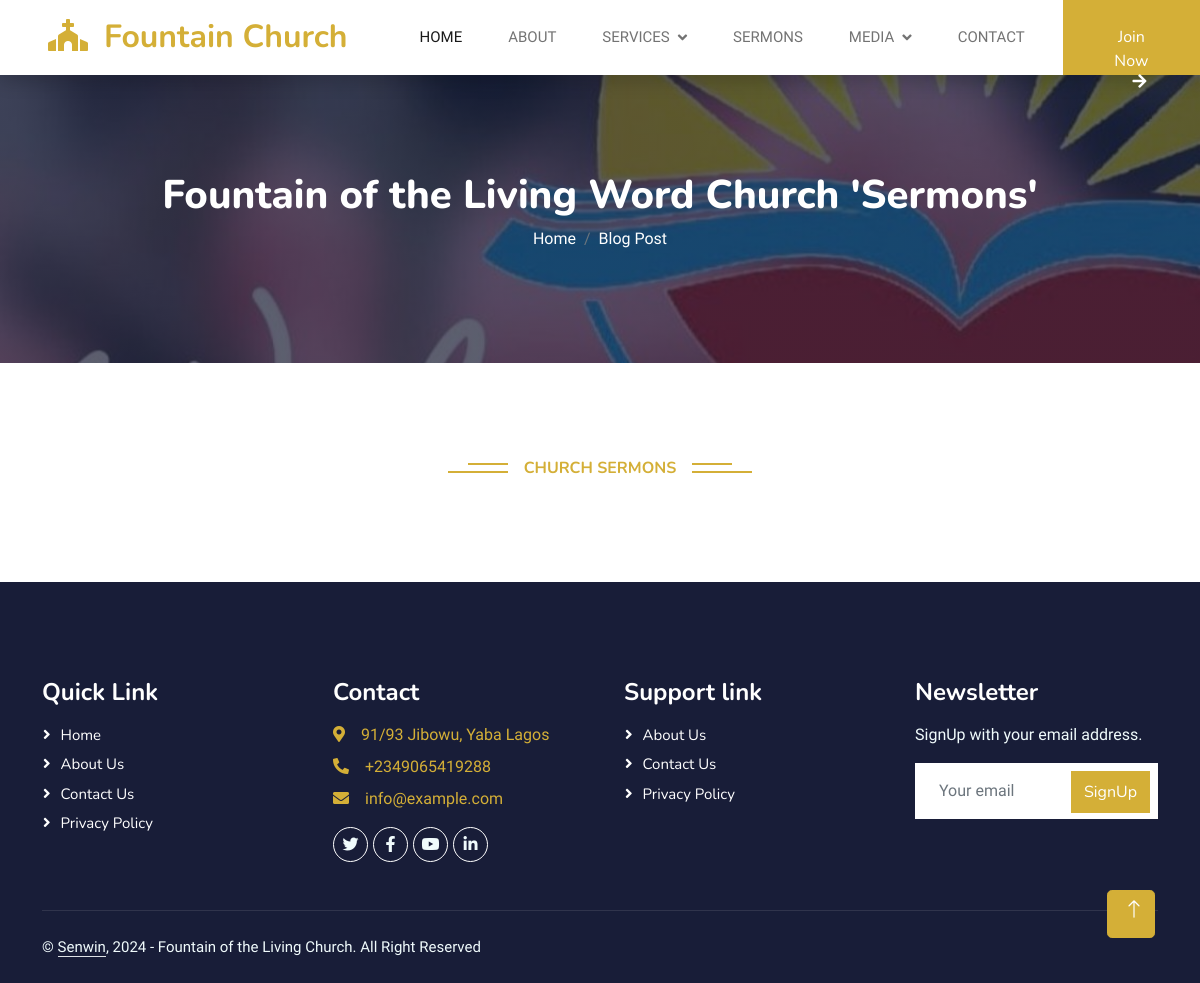
Before: /sermons/ with the older database file.
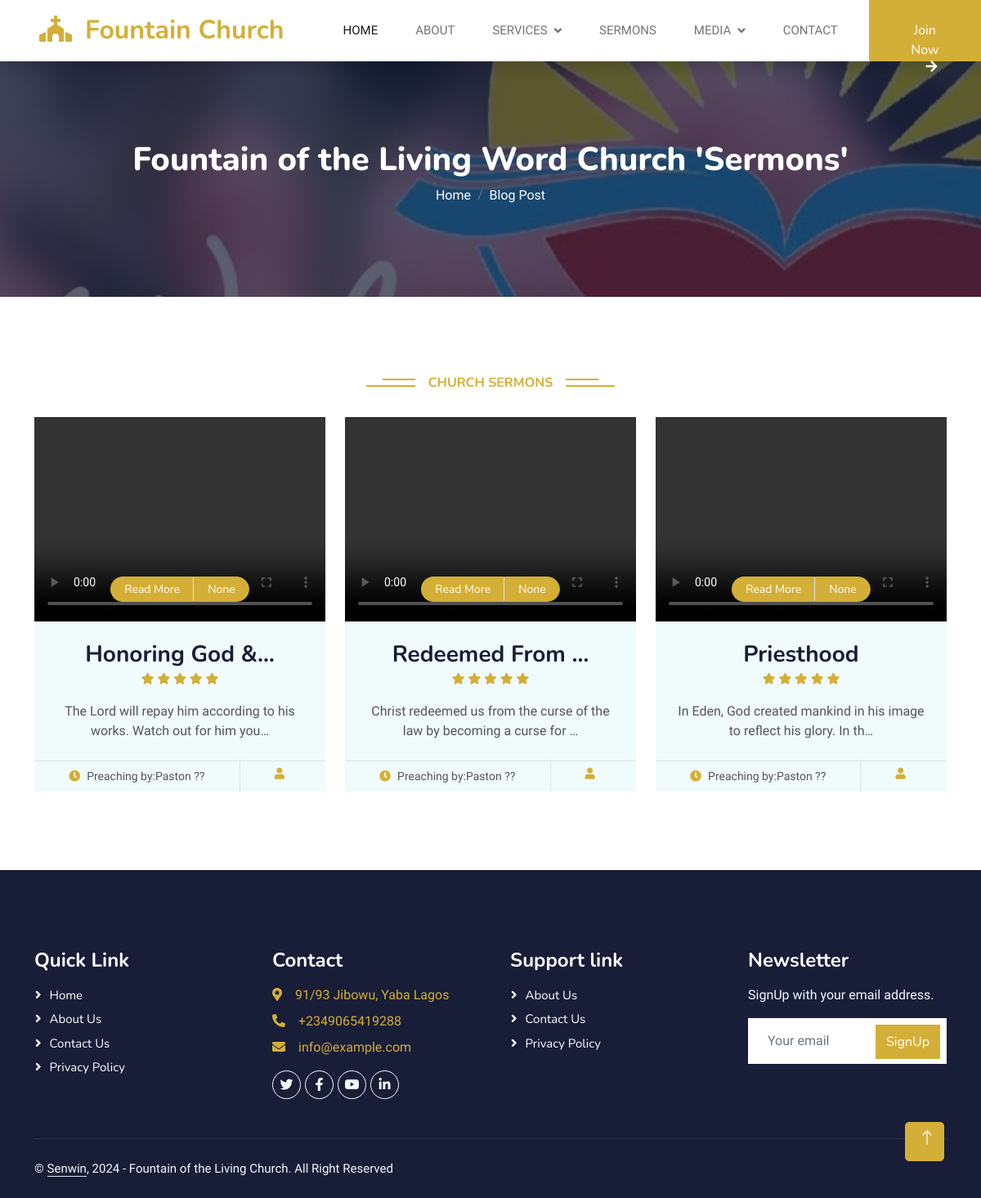
After: the same page with the newer database file.
### fountain/models.py (models this page shows, shortened)
class ChurchSermons(models.Model):
    sermons_title = models.CharField(max_length=255, blank=True, null=True)
    Sermons_time = models.CharField(max_length=255, blank=True, null=True)
    sermons_description = models.TextField()
    sermons_preach_by = models.CharField(max_length=100, blank=True, null=True)
    sermons_slug = models.SlugField (max_length=255,blank=True, null=True)
    sermons_video = models.FileField(upload_to='videos/')
    sermons_youtube_video_link = models.TextField()
    sermons_publish_date = models.DateTimeField (auto_now_add= True)
    sermons_author = models.ForeignKey(User, on_delete=models.CASCADE)
    class Meta:
        ordering =['-sermons_publish_date']

### fountain/views.py (the view)
# urls.py: path('sermons/', SermonsView.as_view(), name="sermons"),
class SermonsView(ListView):
    model = ChurchSermons
    template_name = 'fountainchurch/sermons.html'

### templates/fountainchurch/sermons.html (shortened to what this page needs)
{% extends "base.html" %}
{% load static %}
{% block content%}
    <div class="container-fluid bg-primary py-5 mb-5 page-header">
        <div class="container py-5">
            <div class="row justify-content-center">
                <div class="col-lg-10 text-center">
                    <h6 class="display-6 text-white animated slideInDown">Fountain of the Living Word Church 'Sermons' </h6>
                    <nav aria-label="breadcrumb">
                        <ol class="breadcrumb justify-content-center">
                            <li class="breadcrumb-item"><a class="text-white" href="{% url 'home' %}">Home</a></li>
                            <li class="breadcrumb-item"><a class="text-white" href="{% url 'blog' %}">Blog Post</a></li>
                        </ol>
                    </nav>
                </div>
            </div>
        </div>
    </div>
    <div class="container-xxl py-5">
        <div class="container">
            <div class="text-center wow fadeInUp" data-wow-delay="0.1s">
                <h6 class="section-title bg-white text-center text-primary px-3">Church Sermons</h6>
            </div><br>
            <div class="row g-4 justify-content-center">
                {% for post in object_list %}
                <div class="col-lg-4 col-md-6 wow fadeInUp" data-wow-delay="0.1s">
                    <div class="course-item bg-light">
                        <div class="position-relative overflow-hidden">
                            <video autoplay muted playsinline loop width="100%" height="40%" style="height: 250px; width: 100%; object-fit: cover;"  controls>
                                <source src="{{ post.sermons_video.url }}" type="video/mp4">
                            </video>
                            <div class="w-100 d-flex justify-content-center position-absolute bottom-0 start-0 mb-4">
                                <a href="{% url 'events_article_detail' post.pk %}" class="flex-shrink-0 btn btn-sm btn-primary px-3 border-end" style="border-radius: 30px 0 0 30px;">Read More</a>
                                <a href="#" class="flex-shrink-0 btn btn-sm btn-primary px-3" style="border-radius: 0 30px 30px 0;">{{ post.Sermons_time }}</a>
                            </div>
                        </div>
                        <div class="text-center p-4 pb-0">
                             <h3 class="mb-0">{{ post.sermons_title|truncatechars:15}}</h3>
                            <div class="mb-3">
                                <small class="fa fa-star text-primary"></small>
                                <small class="fa fa-star text-primary"></small>
                                <small class="fa fa-star text-primary"></small>
                                <small class="fa fa-star text-primary"></small>
                                <small class="fa fa-star text-primary"></small>
                            </div>
                            <p class="mb-4">{{ post.sermons_description|truncatechars:70 }}</p>
                        </div>
                        <div class="d-flex border-top">
                            <small class="flex-fill text-center border-end py-2"><i class="fa fa-clock text-primary me-2"></i>Preaching by:{{ post.sermons_preach_by }}</small>
                            <small class="flex-fill text-center py-2"><i class="fa fa-user text-primary me-2"></i>{{ post.Events_date_event }}</small>
                        </div>
                    </div>
                </div>
                {% endfor %}
            </div>
        </div>
    </div>
{% endblock %}

### templates/base.html (shortened to what this page needs)
{% load static %}
<head>
    <link href="https://cdnjs.cloudflare.com/ajax/libs/font-awesome/5.10.0/css/all.min.css" rel="stylesheet">
    <link href="https://cdn.jsdelivr.net/npm/bootstrap-icons@1.4.1/font/bootstrap-icons.css" rel="stylesheet">
    <link href="{% static 'css/style.css' %}" rel="stylesheet">
    <link href="{% static 'lib/animate/animate.min.css' %}" rel="stylesheet">
    <link href="{% static 'lib/owlcarousel/assets/owl.carousel.min.css' %}" rel="stylesheet">
    <link href="{% static 'css/bootstrap.min.css' %}" rel="stylesheet">
</head>
<body>
    <nav class="navbar navbar-expand-lg bg-white navbar-light shadow sticky-top p-0">
        <a href="{% url 'home' %}" class="navbar-brand d-flex align-items-center px-4 px-lg-5">
            <h2 class="m-0 text-primary"><i class="fa fa-church me-3"></i>Fountain Church</h2>
        </a>
        <div class="collapse navbar-collapse" id="navbarCollapse">
            <div class="navbar-nav ms-auto p-4 p-lg-0">
                <a href="{% url 'home' %}" class="nav-item nav-link active">Home</a>
                <a href="{% url 'about' %}" class="nav-item nav-link">About</a>
                <div class="nav-item dropdown">
                    <a href="#" class="nav-link dropdown-toggle" data-bs-toggle="dropdown">Services</a>
                </div>
                <a href="{% url 'sermons' %}" class="nav-item nav-link">Sermons</a>
                <div class="nav-item dropdown">
                    <a href="#" class="nav-link dropdown-toggle" data-bs-toggle="dropdown">Media</a>
                </div>
                <a href="{% url 'contact' %}" class="nav-item nav-link">Contact</a>
            </div>
            <a href="" class="btn btn-primary py-4 px-lg-5 d-none d-lg-block">Join Now<i class="fa fa-arrow-right ms-3"></i></a>
        </div>
    </nav>
  {% block content %}
  {% endblock  %}
    <div class="container-fluid bg-dark text-light footer pt-5 mt-5 wow fadeIn" data-wow-delay="0.1s">
        <div class="container py-5">
            <div class="row g-5">
                <div class="col-lg-3 col-md-6">
                    <h4 class="text-white mb-3">Quick Link</h4>
                    <a class="btn btn-link" href="{% url 'home' %}">Home</a>
                    <a class="btn btn-link" href="{% url 'about' %}">About Us</a>
                    <a class="btn btn-link" href="{% url 'contact' %}">Contact Us</a>
                    <a class="btn btn-link" href="">Privacy Policy</a>
                </div>
                <div class="col-lg-3 col-md-6">
                    <h4 class="text-white mb-3">Contact</h4>
                    <a href="https://maps.app.goo.gl/kkrY5vSyGTRRczi38"target="_blank">
                    <p class="mb-2"><i class="fa fa-map-marker-alt me-3"></i>91/93 Jibowu, Yaba Lagos</p>
                    </a>
                    <a href="https://wa.me/++2349065419288?text=Hi Fountain Of The Living Church?"target="_blank"class="mb-0">
                    <p class="mb-2"><i class="fa fa-phone-alt me-3"></i>+2349065419288</p>
                    </a>
                    <a href="mailto:fountainofthelivingwordng@gmail.com"target="_blank">
                    <p class="mb-2"><i class="fa fa-envelope me-3"></i>info@example.com</p>
                    </a>
                    <div class="d-flex pt-2">
                        <a class="btn btn-outline-light btn-social" href=""><i class="fab fa-twitter"target="_blank"></i></a>
                        <a class="btn btn-outline-light btn-social" href="https://www.facebook.com/share/pJrALfrUVaWZmEcK/?mibextid=LQQJ4d"><i class="fab fa-facebook-f"target="_blank"></i></a>
                        <a class="btn btn-outline-light btn-social" href=""><i class="fab fa-youtube"target="_blank"></i></a>
                        <a class="btn btn-outline-light btn-social" href=""><i class="fab fa-linkedin-in"target="_blank"></i></a>
                    </div>
                </div>
                <div class="col-lg-3 col-md-6">
                    <h4 class="text-white mb-3">Support link</h4>
                    <a class="btn btn-link" href="{% url 'about' %}">About Us</a>
                    <a class="btn btn-link" href="{% url 'contact' %}">Contact Us</a>
                    <a class="btn btn-link" href="">Privacy Policy</a>
                </div>
                <div class="col-lg-3 col-md-6">
                    <h4 class="text-white mb-3">Newsletter</h4>
                    <p>SignUp with your email address.</p>
                    <div class="position-relative mx-auto" style="max-width: 400px;">
                        <input class="form-control border-0 w-100 py-3 ps-4 pe-5" type="text" placeholder="Your email">
                        <button type="button" class="btn btn-primary py-2 position-absolute top-0 end-0 mt-2 me-2">SignUp</button>
                    </div>
                </div>
            </div>
        </div>
        <div class="container">
            <div class="copyright">
                <div class="row">
                    <div class="col-md-6 text-center text-md-start mb-3 mb-md-0">
                        &copy; <a class="border-bottom" href="https://udsen.pythonanywhere.com/"target="_blank">Senwin</a>, 2024 - Fountain of the Living Church. All Right Reserved
                    </div>
                </div>
            </div>
        </div>
    </div>
    <a href="#" class="btn btn-lg btn-primary btn-lg-square back-to-top"><i class="bi bi-arrow-up"></i></a>
</body>
</html>

### static/css/style.css (style rules this page uses)
.back-to-top { position: fixed; display: none; right: 45px; bottom: 45px; z-index: 99; }
.btn { font-family: 'Nunito', sans-serif; font-weight: 600; transition: .5s; }
.btn.btn-primary, .btn.btn-secondary { color: #FFFFFF; }
.btn-lg-square { width: 48px; height: 48px; }
.btn-square, .btn-sm-square, .btn-lg-square { padding: 0; display: flex; align-items: center; justify-content: center; font-weight: normal; border-radius: 0px; }
.navbar .dropdown-toggle::after { border: none; content: "\f107"; font-family: "Font Awesome 5 Free"; font-weight: 900; vertical-align: middle; margin-left: 8px; }
.navbar-light .navbar-nav .nav-link { margin-right: 30px; padding: 25px 0; color: #FFFFFF; font-size: 15px; text-transform: uppercase; outline: none; }
.navbar-light .navbar-nav .nav-link:hover, .navbar-light .navbar-nav .nav-link.active { color: var(--primary); }
.navbar-light .navbar-brand, .navbar-light a.btn { height: 75px; }
.navbar-light .navbar-nav .nav-link { color: var(--dark); font-weight: 500; }
.navbar-light.sticky-top { top: -100px; transition: .5s; }
.page-header { background: linear-gradient(rgba(24, 29, 56, .7), rgba(24, 29, 56, .7)), url(../img/carousel-1.jpg); background-position: center center; background-repeat: no-repeat; background-size: cover; }
.breadcrumb-item + .breadcrumb-item::before { color: var(--light); }
.section-title { position: relative; display: inline-block; text-transform: uppercase; }
.section-title::before { position: absolute; content: ""; width: calc(100% + 80px); height: 2px; top: 4px; left: -40px; background: var(--primary); z-index: -1; }
.section-title::after { position: absolute; content: ""; width: calc(100% + 120px); height: 2px; bottom: 5px; left: -60px; background: var(--primary); z-index: -1; }
.footer .btn.btn-social { margin-right: 5px; width: 35px; height: 35px; display: flex; align-items: center; justify-content: center; color: var(--light); font-weight: normal; border: 1px solid #FFFFFF; border-radius: 35px; transition: .3s; }
.footer .btn.btn-link { display: block; margin-bottom: 5px; padding: 0; text-align: left; color: #FFFFFF; font-size: 15px; font-weight: normal; text-transform: capitalize; transition: .3s; }
.footer .btn.btn-link::before { position: relative; content: "\f105"; font-family: "Font Awesome 5 Free"; font-weight: 900; margin-right: 10px; }
.footer .copyright { padding: 25px 0; font-size: 15px; border-top: 1px solid rgba(256, 256, 256, .1); }
.footer .copyright a { color: var(--light); }

Changed rows visible on the page:
added ChurchSermons: Sermons_time "None", sermons_title "Honoring God &…", sermons_description "The Lord will repay him according to his works. Watch out for him you…", sermons_preach_by "Paston ??"
added ChurchSermons: Sermons_time "None", sermons_title "Redeemed From …", sermons_description "Christ redeemed us from the curse of the law by becoming a curse for …", sermons_preach_by "Paston ??"
added ChurchSermons: Sermons_time "None", sermons_title "Priesthood", sermons_description "In Eden, God created mankind in his image to reflect his glory. In th…", sermons_preach_by "Paston ??"
